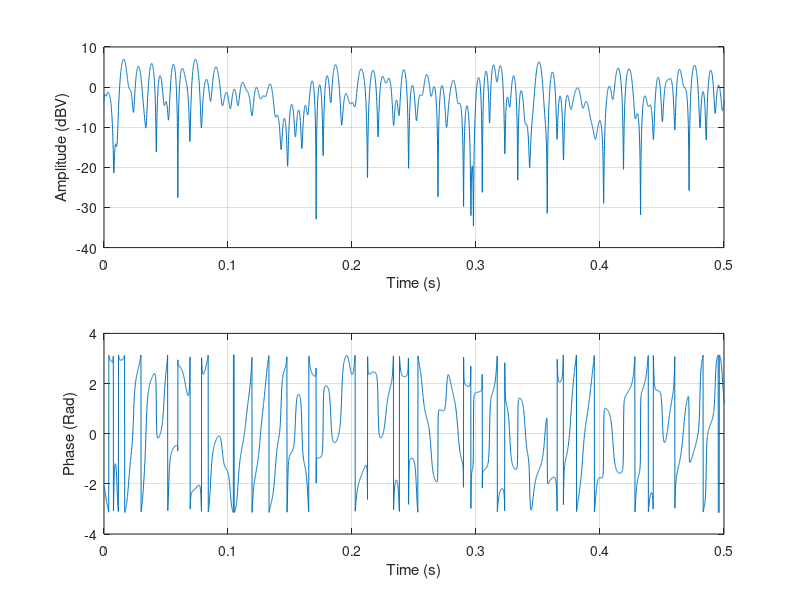
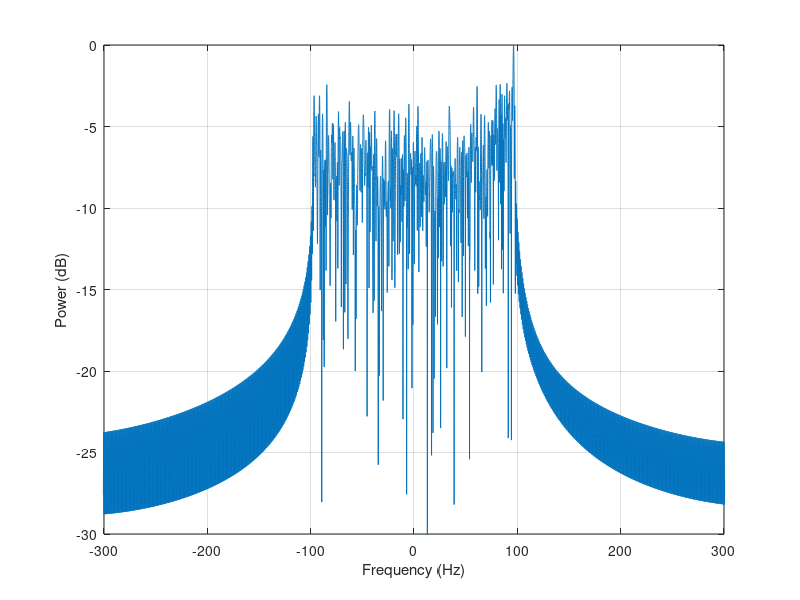

Write MATLAB code to recreate these figures, in order.
pkg load signal;
clear all;
%==========================================================================
% PARAMETERS DEFINITION
%==========================================================================
fd=100; %Frequence Doppler
fdmax=fd;
Ts = 10e-5; %Temps symbole
sp=1000; %Longueur du vecteur representant les echantillons canal
        %avant reechantillonnage

%==========================================================================
% UNIT VARIANCE WHITE GAUSSIAN COMPLEX PROCESS GENERATION
%==========================================================================        
n=(randn(1,sp)+j*randn(1,sp))*(1/sqrt(2));

%==========================================================================
% JAKES FILTER DEFINITION IN THE FREQUENCY DOMAIN
%==========================================================================
fftlength = 1024; %longueur de la FFT
f = [0+eps:(fftlength/8)*(fd/fdmax)]/((fftlength/8)*(fd/fdmax));
for i=1:length(f)
    jpsd(i)=1/((1-f(i)^2)^.5);
    if (jpsd(i) > 100)
        jpsd(i)=100;
    end
end
psd=[jpsd(1:end) zeros(1,fftlength-2*(length(jpsd))) jpsd(end:-1:1)];
psdsqrt=sqrt(psd); %On prend la racine de la DSP ==> H(z)

%On obtient la RI du filtre en temporel par une IFFT
filt=ifftshift(ifft(psdsqrt));
%On veut un filtre de coefficients reels
filt=real(filt).*hanning(1024)';%Fenetrage de Hanning
%Normalisation de la RI
filt=filt/sqrt(sum(filt.^2));

%==========================================================================
% FILTERING OF THE SAMPLES
%==========================================================================
path=fftfilt(filt,[n zeros(1,fftlength)]);
n = path(1+fftlength/2:end-fftlength/2);

%==========================================================================
% RESAMPLING
%==========================================================================
D_res = fd/2/0.0625; %Resolution du filtre Doppler
%Temps symbole = temps d'�chantillonnage des echantillons canal
O_res = 1/Ts
%Calcul du facteur de surechantillonnage
m=round(O_res/D_res);
%Reechantillonnage
n_r=resample(n,m,1);
%==========================================================================
% RESULTS PRINTING
%==========================================================================
t=0:Ts:length(n_r)*Ts-Ts;
figure(1),subplot(211),plot(t,20*log10(abs(n_r)))
axis([0 0.5 -40 10])
grid
xlabel('Time (s)')
ylabel('Amplitude (dBV)')
figure(1),subplot(212),plot(t,angle(n_r))
axis([0 0.5 -4 4])
grid
xlabel('Time (s)')
ylabel('Phase (Rad)')
yy=abs(fft(n_r(1:end-10),65536*16));
yy=yy/max(yy);
f=(1/Ts)*[-65536*8:65536*8-1]/(65538*16);
figure(2),plot(f,10*log10(fftshift(yy)))
grid
xlabel('Frequency (Hz)')
ylabel('Power (dB)')
axis([-300 300 -30 0])



